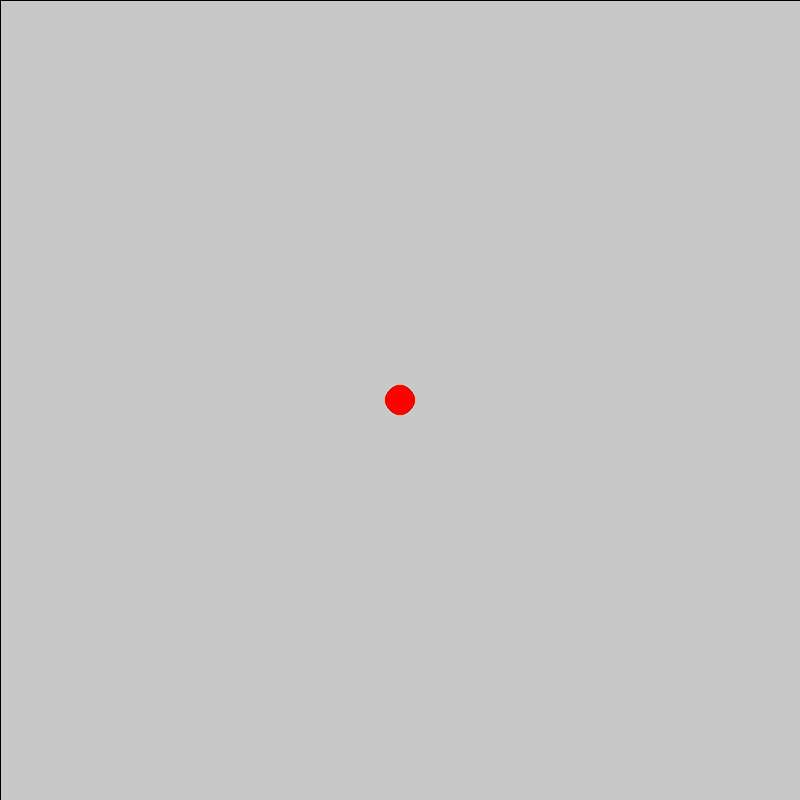
Frame 1 (no input)
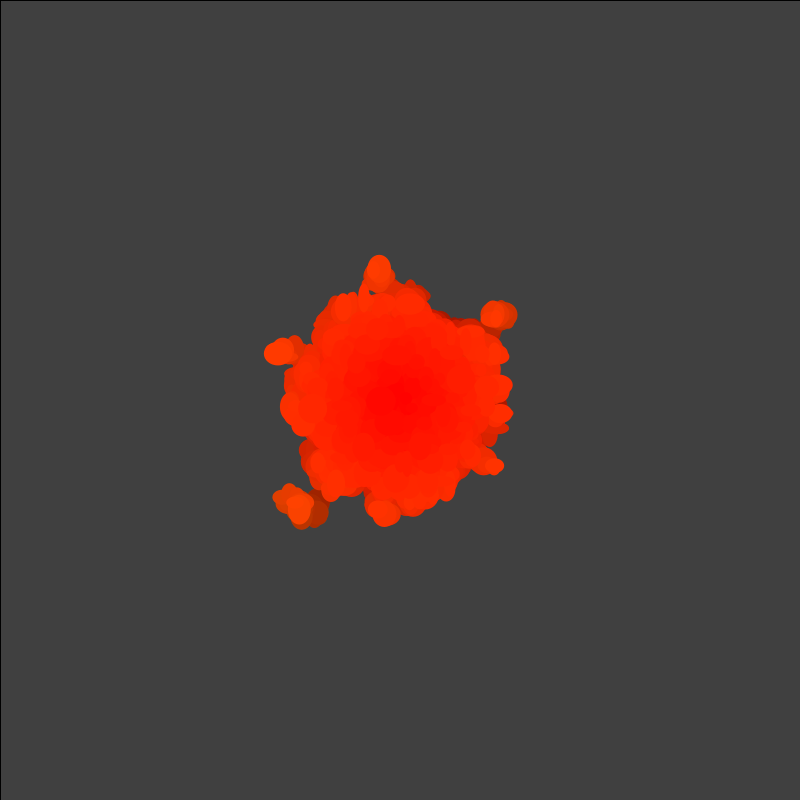
Frame 60 (the mouse pressed at the canvas centre just before this capture)
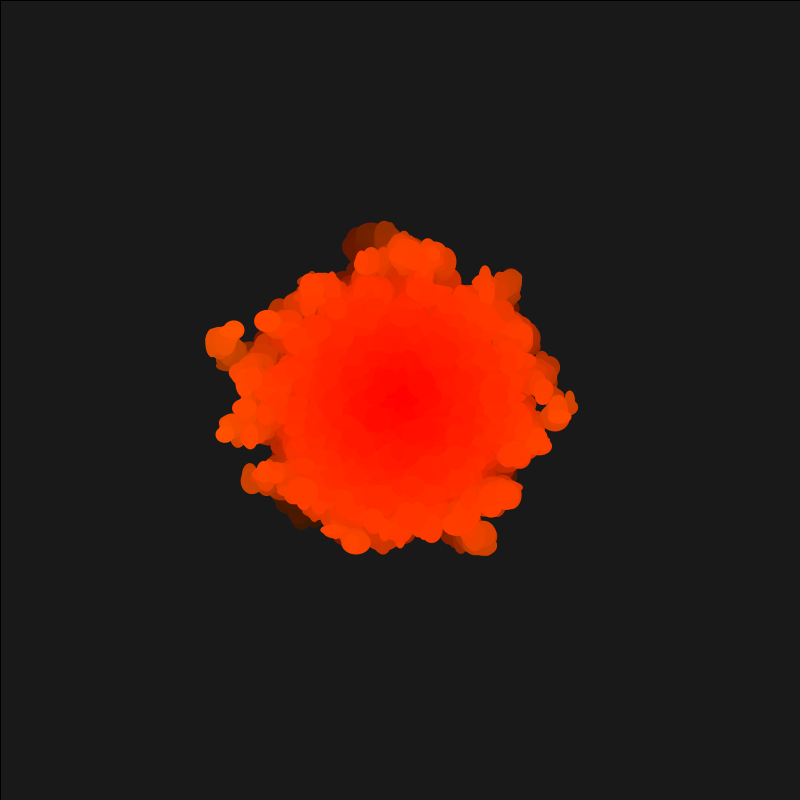
Frame 120 (the mouse held since frame 60 and released just before this capture)

The Processing sketch that drew these frames (run headless with seeded random() and noise(); from frame 60 on, the mouse is pressed at the canvas centre):

// Processing sketch: brownian_ellipses
// ── brownian_ellipses.pde

PVector[] circleCenters;

float centerDistanceFromCorners;

void setup() {
  size(800,800);
  setupCircles();
  smooth();
  centerDistanceFromCorners = getCenterDistanceFromCorners();
}

float getCenterDistanceFromCorners() {
  return sqrt( pow(width, 2) + pow(height, 2) )/2; 
}

void setupCircles() {
  circleCenters = new PVector[1000];
  for( int i = 0; i < circleCenters.length; ++i ) {
    circleCenters[i] = new PVector(width/2, height/2);
  }
}

void draw() {
  updateBackground();
  drawCircles();
  updateCircles();
}

void updateBackground() {
  fill(0, 5);
  rect(0, 0, width, height); 
}

void drawCircles() {
  for( int i = 0; i < circleCenters.length; ++i ) {
    noStroke();
    getFillByDistanceFromCenter(circleCenters[i]);
    ellipse(circleCenters[i].x, circleCenters[i].y, random(10,30), random(10,30));
  } 
}

void getFillByDistanceFromCenter( PVector v ) {
  float distanceFromCenter = getDistanceFromCenter( v );
  float greenScale = distanceFromCenter/centerDistanceFromCorners * 255;
  fill(255, greenScale, 0);
}

float getDistanceFromCenter( PVector v ) {
  return sqrt( pow(v.x - width/2, 2) + pow(v.y - height/2, 2) );
}

void updateCircles() {
  for( int i = 0; i < circleCenters.length; ++i ) {
    circleCenters[i].x = circleCenters[i].x + random(1)*16 - 8;
    circleCenters[i].y = circleCenters[i].y + random(1)*16 - 8;
  }
}
